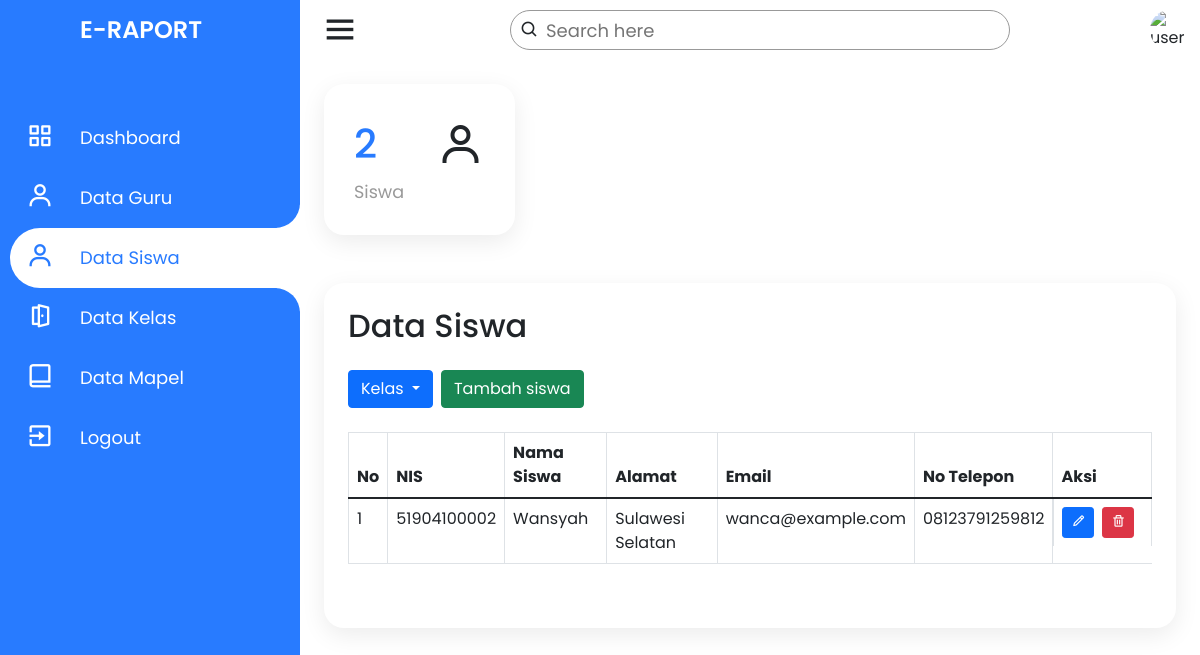
Page /admin/data-siswa?kls=8 (signed in) on the committed database.
### tables this page shows
CREATE TABLE `siswa` (
  `nis` varchar(11) NOT NULL,
  `nama_siswa` varchar(50) NOT NULL,
  `jenis_kelamin` enum('Laki-laki','Perempuan') NOT NULL,
  `alamat` text NOT NULL,
  `email` varchar(50) NOT NULL,
  `no_telp` varchar(14) NOT NULL,
  `agama` enum('Islam','Kristen','Katolik','Hindu','Budha','Konghuchu') NOT NULL,
  `id_kelas` int(11) NOT NULL,
  `tanggal_lahir` date NOT NULL,
  `password` varchar(255) NOT NULL,
  PRIMARY KEY (`nis`),
  KEY `siswa_ibfk_1` (`id_kelas`),
  CONSTRAINT `siswa_ibfk_1` FOREIGN KEY (`id_kelas`) REFERENCES `kelas` (`id_kelas`) ON DELETE CASCADE ON UPDATE CASCADE
);

### admin/data-siswa.php (the view, shortened to what this page needs)
<?php
require_once dirname(__FILE__) . '/../connection.php';
if (!isset($_GET['p'])) {
    $page_no = 1;
} else {
    $page_no = $_GET['p'];
}
if (!isset($_GET['kls'])) {
    $kelas_id = 1;
} else {
    $kelas_id = $_GET['kls'];
}
$records_per_page = 40;
$offset = ($page_no - 1) * $records_per_page;
?>
<!DOCTYPE html>
<html lang="en" dir="ltr">
<head>
    <link rel="stylesheet" href="style.css">
    <link href='https://unpkg.com/boxicons@2.0.7/css/boxicons.min.css' rel='stylesheet'>
    <link href="https://cdn.jsdelivr.net/npm/bootstrap@5.1.3/dist/css/bootstrap.min.css" rel="stylesheet">
    <link rel="stylesheet" href="../assets/css/style.css">
</head>
<body>
    <div class="container">
        <div class="navigation">
            <ul>
                <li>
                    <a href="#">
                        <span class="icon"></span>
                        <h1 class="title">E-Raport</h1>
                    </a>
                </li>
                <li>
                    <a href="../index">
                        <span class="icon"><i class='bx bx-grid-alt'></i></span>
                        <span class="title">Dashboard</span>
                    </a>
                </li>
                <li>
                    <a href="data-guru">
                        <span class="icon"><i class='bx bx-user'></i></span>
                        <span class="title">Data Guru</span>
                    </a>
                </li>
                <li class="hovered">
                    <a href="data-siswa">
                        <span class="icon"><i class='bx bx-user'></i></span>
                        <span class="title">Data Siswa</span>
                    </a>
                </li>
                <li>
                    <a href="data-kelas">
                        <span class="icon"><i class='bx bx-door-open'></i></span>
                        <span class="title">Data Kelas</span>
                    </a>
                </li>
                <li>
                    <a href="data-mapel">
                        <span class="icon"><i class='bx bx-book-alt'></i></span>
                        <span class="title">Data Mapel</span>
                    </a>
                </li>
                <li>
                    <a href="../logout">
                        <span class="icon"><i class='bx bx-exit'></i></span>
                        <span class="title">Logout</span>
                    </a>
                </li>
            </ul>
        </div>
    </div>
    <div class="main">
        <div class="topbar">
            <div class="toggle">
                <i class='bx bx-menu'></i>
            </div>
            <div class="search">
                <label>
                    <input type="text" name="search" id="search" placeholder="Search here">
                    <i class='bx bx-search'></i>
                </label>
            </div>
            <div class="user">
                <img src="https://blogger.googleusercontent.com/img/a/AVvXsEiXyPi_rGT6jD0HngbJm7ynV-rF3rbepixGAznBNXQteWfrkWk1VvidfrFLeLr3E1slcwmf0jQ3ktsRI1Ga6xMOftHsDC1fbi9Oid8jOz0YX22jl6_i38Y5xbRuLrmoQm2O371YilOhD77YN1xeyibg4_B0qHWhOv24q9DoKzQokmiuruFKmPYKvX1zeA" alt="user">
            </div>
        </div>
        <div class="cardBox">
            <div class="card">
                <div>
                    <?php
                    $result_siswa = $conn->query("SELECT * FROM siswa LIMIT $records_per_page OFFSET $offset");
                    if ($result_siswa && $result_siswa->num_rows > 0) {
                        $result_jml = $conn->query("SELECT COUNT(*) AS total_siswa FROM siswa");
                        $jml = $result_jml->fetch_assoc();
                        echo "<div class='numbers'>${jml['total_siswa']}</div>";
                    }
                    ?>
                    <div class="cardName">Siswa</div>
                </div>
                <div class="iconBx">
                    <i class='bx bx-user'></i>
                </div>
            </div>
        </div>
        <div class="konten">
            <h2 class="konten_title">
                Data Siswa
            </h2>
            <div class="konten_isi">
                <div class="konten_pengaturan">
                    <div class="dropdown">
                        <a class="btn btn-primary dropdown-toggle" href="#" role="button" id="dropdownMenuLink" data-bs-toggle="dropdown" aria-expanded="false">
                            Kelas
                        </a>
                    </div>
                    <a href="tambah-data-siswa"><button type="button" class="btn btn-success">Tambah
                            siswa</button></a>
                </div>
                <div class="konten_table table-responsive">
                    <table class="table table-bordered">
                        <thead>
                            <tr>
                                <th>No</th>
                                <th>NIS</th>
                                <th>Nama Siswa</th>
                                <th>Alamat</th>
                                <th>Email</th>
                                <th>No Telepon</th>
                                <th>Aksi</th>
                            </tr>
                        </thead>
                        <tbody>
                            <?php
                            $result_siswa = $conn->query("SELECT * FROM siswa WHERE id_kelas = $kelas_id LIMIT $records_per_page OFFSET $offset");
                            if ($result_siswa && $result_siswa->num_rows > 0) {
                                $no = 1;
                                while ($row = $result_siswa->fetch_assoc()) {
                                    echo "
                                <tr>
                                    <td>$no</td>
                                    <td>${row['nis']}</td>
                                    <td>${row['nama_siswa']}</td>
                                    <td>${row['alamat']}</td>
                                    <td>${row['email']}</td>
                                    <td>${row['no_telp']}</td>
                                    <td class='aksi'>
                                        <a href='ubah-data-siswa?nis=${row['nis']}'><button type='button' data-bs-toggle='tooltip' class='btn btn-primary btn-sm' title='Ubah'><i class='bx bx-pencil'></i></button></a>
                                        <a href='hapus-data-siswa?nis=${row['nis']}'><button type='button' data-bs-toggle='tooltip' class='btn btn-danger btn-sm' title='Hapus'><i class='bx bx-trash'></i></button></a>
                                    </td>
                                </tr>
                                ";
                                    $no++;
                                }
                            }
                            ?>
                        </tbody>
                    </table>
                </div>
            </div>
        </div>
    </div>
</body>
</html>

### rows in the picture
siswa: nis "51904100002", nama_siswa "Wansyah", alamat "Sulawesi Selatan", email "wanca@example.com", no_telp "08123791259812"

### other values in the picture
jml['total_siswa'] "2"
